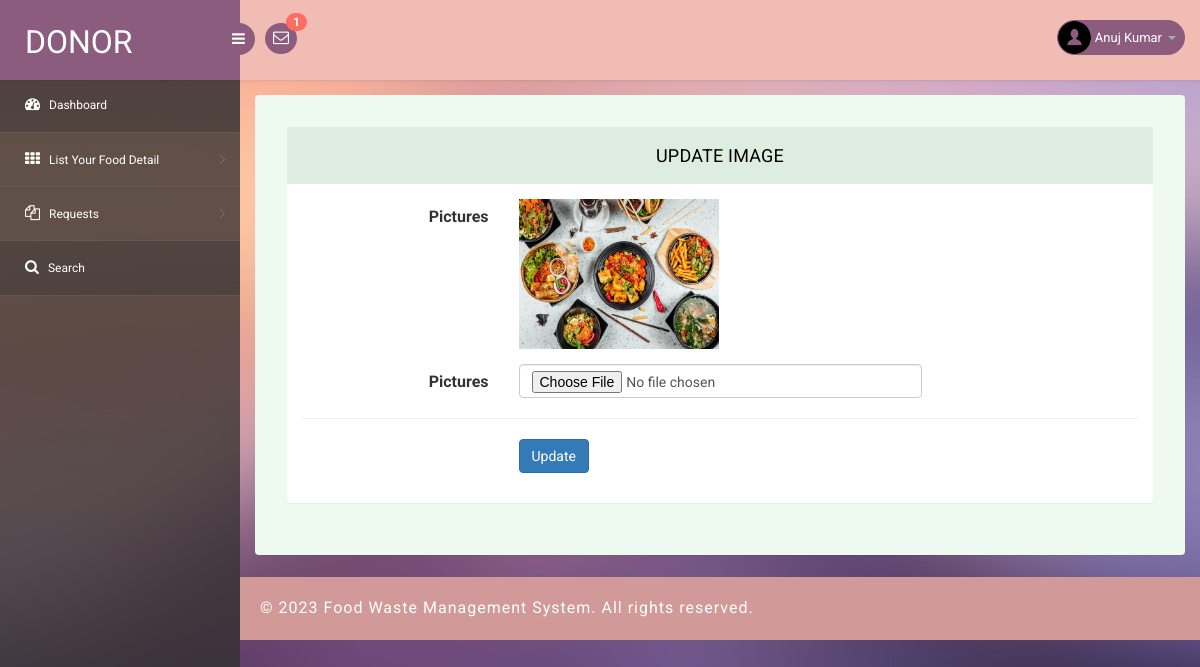
The app's page /fwms/donor/changeimage.php?editid=2 (signed in) with its own data.
### tables this page shows
CREATE TABLE `tbldonor` (
  `ID` int(10) NOT NULL,
  `FullName` varchar(200) DEFAULT NULL,
  `Email` varchar(200) DEFAULT NULL,
  `MobileNumber` bigint(10) DEFAULT NULL,
  `Password` varchar(120) DEFAULT NULL,
  `RegDate` timestamp NULL DEFAULT current_timestamp()
);

CREATE TABLE `tblfood` (
  `ID` int(10) NOT NULL,
  `DonorID` int(10) DEFAULT NULL,
  `foodId` int(10) DEFAULT NULL,
  `FoodItems` mediumtext DEFAULT NULL,
  `StateName` varchar(200) DEFAULT NULL,
  `CityName` varchar(200) DEFAULT NULL,
  `Description` mediumtext DEFAULT NULL,
  `PickupDate` varchar(200) DEFAULT NULL,
  `PickupAddress` mediumtext DEFAULT NULL,
  `ContactPerson` varchar(200) DEFAULT NULL,
  `CPMobNumber` bigint(10) DEFAULT NULL,
  `Image` varchar(200) DEFAULT NULL,
  `CreationDate` timestamp NULL DEFAULT current_timestamp(),
  `UpdationDate` timestamp NULL DEFAULT NULL ON UPDATE current_timestamp()
);

### fwms/donor/changeimage.php (the view, shortened to what this page needs)
<?php
include('includes/dbconnection.php');
if (strlen($_SESSION['pgasoid']==0)) {
  header('location:logout.php');
  }
  else{
  ?>
<!DOCTYPE html>
<head>
<link rel="stylesheet" href="css/bootstrap.min.css" >
<link href="css/style.css" rel='stylesheet' type='text/css' />
<link href="css/style-responsive.css" rel="stylesheet"/>
<link rel="stylesheet" href="css/font.css" type="text/css"/>
<link href="css/font-awesome.css" rel="stylesheet">
</head>
<body>
<section id="container">
<?php include_once('includes/header.php');?>
<?php include_once('includes/sidebar.php');?>
<section id="main-content">
    <section class="wrapper">
    <div class="form-w3layouts">
        <div class="row">
        <div class="col-lg-12">
        <section class="panel">
            <header class="panel-heading">
                Update Image
            </header>
            <div class="panel-body">
  <?php
 $cid=$_GET['editid'];
$ret=mysqli_query($con,"select * from tblfood where ID='$cid'");
while ($row=mysqli_fetch_array($ret)) {
?>
                <form class="form-horizontal bucket-form" method="post" enctype="multipart/form-data">
                    <div class="form-group">
                        <label class=" col-sm-3 control-label">Pictures</label>
                        <div class="col-lg-6">
                             <img src="images/<?php echo $row['Image'];?>" width="200" height="150" value="<?php  echo $row['Image'];?>">
                        </div>
                    </div>
                 <div class="form-group">
                        <label class=" col-sm-3 control-label">Pictures</label>
                        <div class="col-lg-6">
                             <input type="file" class="form-control" name="images" id="images" value="">
                        </div>
                    </div>
<?php  } ?>
                    <hr />
<div class="form-group">
                                    <div class="col-lg-offset-3 col-lg-6">
                                        <button class="btn btn-primary" type="submit" name="submit">Update</button>
                                    </div>
                                </div>
                </form>
            </div>
        </section>
        </div>
</section>
          <?php include_once('includes/footer.php');?>
</section>
</section>
</body>
</html>
<?php  } ?>

### fwms/donor/includes/header.php (shortened to what this page needs)
<header class="header fixed-top clearfix">
<div class="brand">
    <a href="dashboard.php" class="logo">
        Donor
    </a>
    <div class="sidebar-toggle-box">
        <div class="fa fa-bars"></div>
    </div>
</div>
<div class="nav notify-row" id="top_menu">
    <ul class="nav top-menu">
                <?php
        $did=$_SESSION['pgasoid'];
$ret1=mysqli_query($con,"select tblfoodrequests.id,fullName,requestNumber from tblfoodrequests
 join tblfood  on tblfood.ID=tblfoodrequests.foodId
 where tblfood.DonorID='$did' and (tblfoodrequests.status is null || tblfoodrequests.status='')");
$num=mysqli_num_rows($ret1);
?>
        <li id="header_inbox_bar" class="dropdown">
            <a data-toggle="dropdown" class="dropdown-toggle" href="#">
                <i class="fa fa-envelope-o"></i>
                <span class="badge bg-important"><?php echo $num;?></span>
            </a>
        </li>
    </ul>
</div>
<div class="top-nav clearfix">
    <ul class="nav pull-right top-menu">
        <li class="dropdown">
            <a data-toggle="dropdown" class="dropdown-toggle" href="#">
                <?php
$donorid=$_SESSION['pgasoid'];
$ret=mysqli_query($con,"select FullName from  tbldonor where ID='$donorid'");
$row=mysqli_fetch_array($ret);
$name=$row['FullName'];
?>
                <img alt="" src="images/2.png">
                <span class="username"><?php echo $name; ?></span>
                <b class="caret"></b>
            </a>
        </li>
    </ul>
</div>
</header>

### fwms/donor/css/style.css (style rules this page uses)
ul, ol { margin: 0; }
html, body { font-family: 'Roboto', sans-serif; font-size: 100%; overflow-x: hidden; background: url(../images/bg.jpg) no-repeat 0px 0px; background-size:cover; }
body a { transition: 0.5s all ease; -webkit-transition: 0.5s all ease; -moz-transition: 0.5s all ease; -o-transition: 0.5s all ease; -ms-transition: 0.5s all ease; text-decoration:none; }
ul,label { margin:0; padding:0; }
#main-content { margin-left:240px; -webkit-transition:all .3s ease-in-out; -moz-transition:all .3s ease-in-out; -o-transition:all .3s ease-in-out; transition:all .3s ease-in-out; }
.header { left:0; right:0; z-index:1002; background:rgb(240, 188, 180); -webkit-transition:all .3s ease-in-out; -moz-transition:all .3s ease-in-out; -o-transition:all .3s ease-in-out; transition:all .3s ease-in-out; }
.fixed-top { position:fixed; box-shadow:1px 0 3px rgba(0,0,0,.15); }
.wrapper { display:inline-block; margin-top:80px; padding:15px; width:100%; }
.brand { background:#8b5c7e; float:left; width:240px; height:80px; position:relative; }
a.logo { font-size:32px; color:#fff; float:left; margin:20px 0 0 25px; text-transform:uppercase; }
#top_menu .nav>li,ul.top-menu>li { float:left; }
.notify-row { float:left; margin-top:23px; margin-left:25px; }
ul.top-menu { margin-right:15px; margin-top: 0; }
ul.top-menu > li > a { color: #fff; font-size: 16px; background: #8b5c7e; padding: 4px 8px; margin-right: 15px; border-radius: 50%; -webkit-border-radius: 50%; padding-right: 8px !important; }
.notify-row .badge { position:absolute; right:-10px; top:-10px; z-index:100; }
.top-nav { margin-top:20px; }
.top-nav img { border-radius:50%; -webkit-border-radius:50%; width:33px; }
.top-nav .username { font-size:13px; color:#fff; }
.top-nav ul.top-menu>li>a { border-radius: 100px; -webkit-border-radius: 100px; padding: 0px; background: none; margin-right: 0; border: 1px solid #8b5c7e; background: #8b5c7e; }
.top-nav ul.top-menu>li { margin-left:10px; }
.top-nav .nav .caret { border-bottom-color:#A4AABA; border-top-color:#A4AABA; }
.sidebar-toggle-box { float:left; margin-top:23px; margin-left:-15px; background:#8b5c7e; border-radius:50%; -webkit-border-radius:50%; width:32px; height:32px; position:absolute; right:-15px; }
.sidebar-toggle-box .fa-bars { cursor:pointer; display:inline-block; font-size:15px; padding:8px 8px 8px 9px; color:#fff; }
.panel-heading { position: relative; height: 57px; line-height: 57px; letter-spacing: 0.2px; color: #000; font-size: 18px; font-weight: 400; padding: 0 16px; background:#ddede0; border-top-right-radius: 2px; border-top-left-radius: 2px; text-transform: uppercase; text-align: center; }
.panel { border: none ! important; }
.form-w3layouts { background: #eef9f0; padding: 2em; border-radius: 4px; -webkit-box-shadow: 0 1px 1px rgba(0,0,0,.05); box-shadow: 0 1px 1px rgba(0,0,0,.05); }
.badge.bg-important { background: #ff6c60; }

### records on screen
tbldonor: FullName "Anuj Kumar"
tblfood: Image (picture)

### other values on screen
$num "1"
